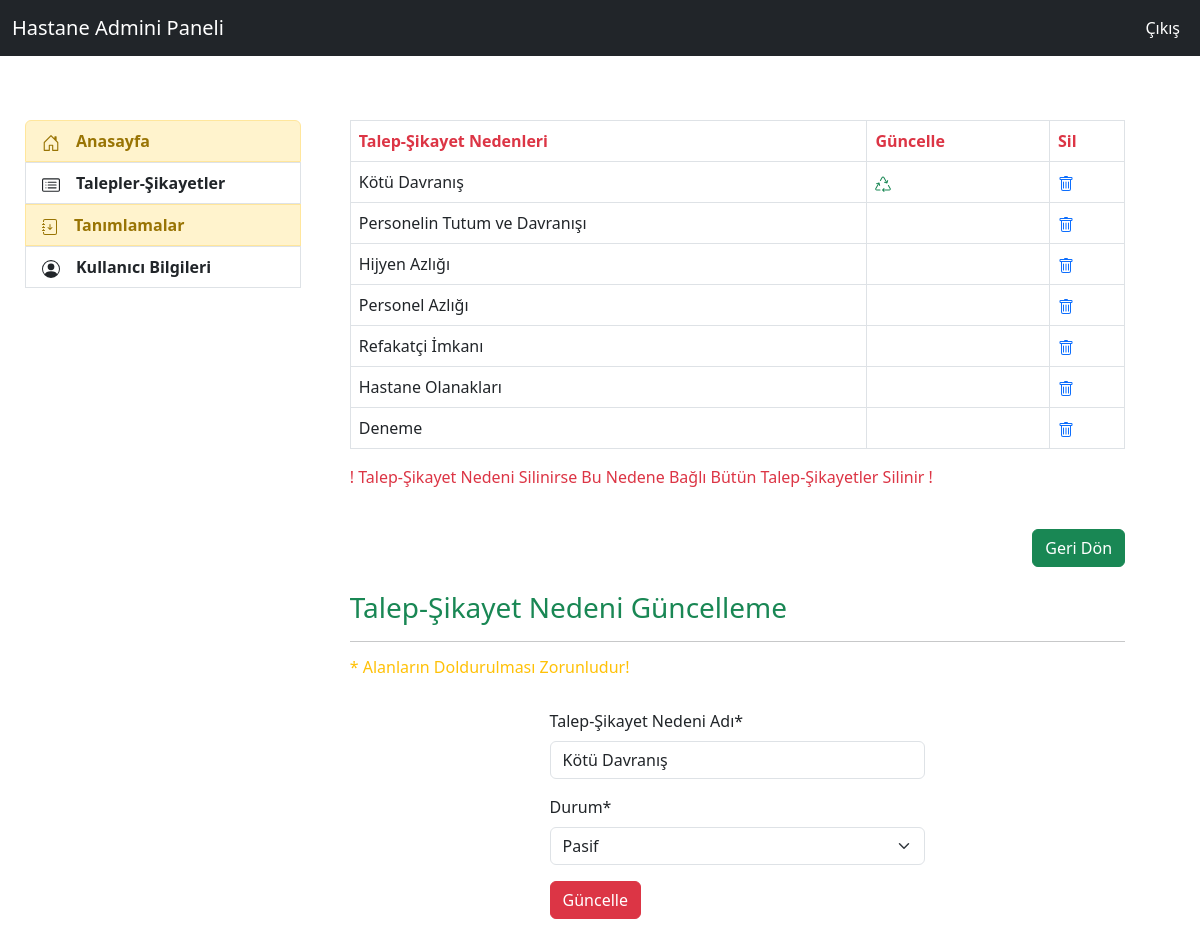
Page /feedbacks/feedback_reason_update/1 (signed in) on the committed database.
### feedback/models.py (models this page shows)
class FeedbackReason(models.Model):
    idcompany= models.ForeignKey(Company,on_delete=models.CASCADE,verbose_name="f_reason_company")
    name = models.CharField(max_length=35,verbose_name="Talep-Şikayet Nedeni Adı")
    status = models.CharField(max_length=6,verbose_name="Durum",choices=status_choices)
    def __str__(self):
        return self.name

### feedback/views.py (the view, shortened to what this page needs)
# urls.py: path('feedback_reason_update/<int:id>',views.feedback_reason_update,name="feedback_reason_update"),
@login_required(login_url="user:login")
def feedback_reason_update(request,id):
    k_user = request.user
    d_user = UserAddProfile.objects.filter(user=k_user).first()
    company_id = d_user.user_company
    reason_all = FeedbackReason.objects.filter(idcompany=company_id)
    reason = FeedbackReason.objects.get(id=id)
    form_reason = FeedbackReasonForm(request.POST or None,instance=reason)
    context={
        "reason_all":reason_all,
        "form_reason":form_reason,
        "id":id,
    }
    return render(request,"admin/feedback_reason_update.html",context)

### feedback/forms.py
class FeedbackReasonForm(ModelForm):
    class Meta:
        model = FeedbackReason
        fields= ["name","status"]

### templates/admin/feedback_reason_update.html (shortened to what this page needs)
{% extends "admin/layout.html" %}
{% block content %}
{% load crispy_forms_tags %}
{% if reason_all %}
            <table class="table table-bordered">
            <thead>
                <tr>
                    <th scope="col" class="text-danger">Talep-Şikayet Nedenleri</th>
                    <th scope="col" class="text-danger">Güncelle</th>
                    <th scope="col" class="text-danger">Sil</th>
                </tr>
            </thead>
            <tbody>
                {% for reason in reason_all %}
                        <tr>
                            <td>{{reason}}</td>
                            {% if reason.id == id %}
                                <td><a class="text-success" href="{% url 'feedback:feedback_reason_update' reason.id %}">
                                </a></td>
                            {% else %}
                                <td></td>
                            {% endif %}
                            <td><a href="{% url 'feedback:feedback_reason_delete' reason.id %}">
                            </a></td>
                        </tr>
                {% endfor %}
            </tbody>
            </table>
            <p class="text-danger">! Talep-Şikayet Nedeni Silinirse Bu Nedene Bağlı Bütün Talep-Şikayetler Silinir !</p>
            <br>
            <div class="d-flex justify-content-end ">
                <a class="btn btn-success" href="{% url 'feedback:feedback_reason' %}">Geri Dön</a>
            </div><br>
            <h3 class="text-success">Talep-Şikayet Nedeni Güncelleme</h3>
            <hr>
            <h6 class="text-warning" >* Alanların Doldurulması Zorunludur!</h6><br>
                <div class="row">
                    <div class = "col-md-6 offset-md-3">
                        <form method="POST" >
                            {{form_reason|crispy}}
                            <button type="submit" class="btn btn-danger">Güncelle</button>
                        </form>
                    </div>
                </div>
{% endif %}
{% endblock content %}

### rows in the picture
FeedbackReason: name "Kötü Davranış", status "Pasif"
FeedbackReason: name "Personelin Tutum ve Davranışı"
FeedbackReason: name "Hijyen Azlığı"
FeedbackReason: name "Personel Azlığı"
FeedbackReason: name "Refakatçi İmkanı"
FeedbackReason: name "Hastane Olanakları"
FeedbackReason: name "Deneme"
